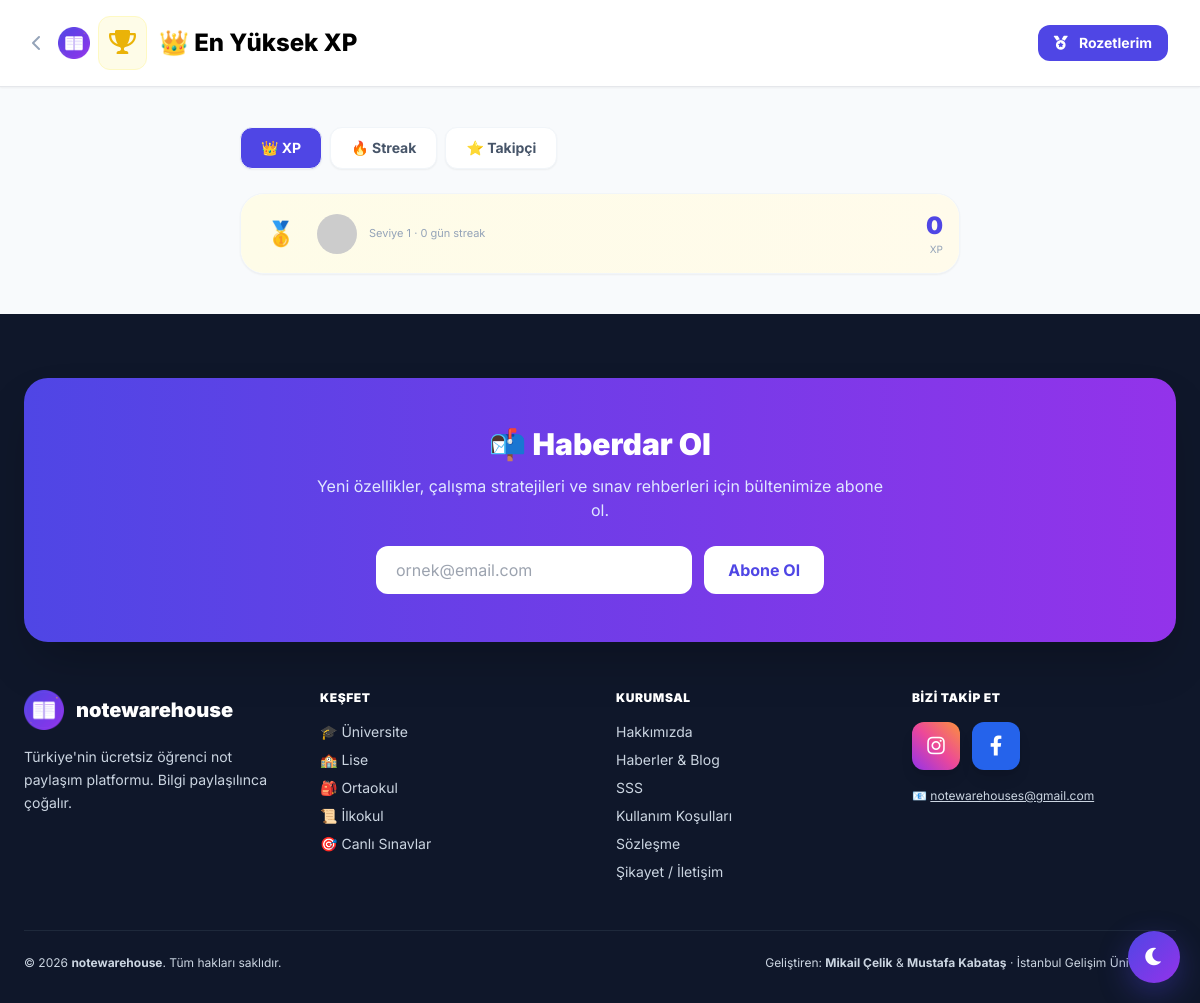
Page /liderlik.php on the committed database.
### tables this page shows
CREATE TABLE `users` (
  `id`            INT(11)      NOT NULL AUTO_INCREMENT,
  `ad`            VARCHAR(100) DEFAULT NULL,
  `email`         VARCHAR(255) NOT NULL,
  `password`      VARCHAR(255) NOT NULL,
  `reset_code`    VARCHAR(10)  DEFAULT NULL,
  `rol`           VARCHAR(20)  DEFAULT 'user',
  `durum`         INT(11)      DEFAULT 1,
  `xp`            INT(11)      DEFAULT 0,
  `seviye`        INT(11)      DEFAULT 1,
  `streak`        INT(11)      DEFAULT 0,
  `son_aktivite`  DATE         DEFAULT NULL,
  `bio`           VARCHAR(255) DEFAULT NULL,
  `tema`          VARCHAR(10)  DEFAULT 'light',
  `kayit_tarihi`  TIMESTAMP    NOT NULL DEFAULT current_timestamp(),
  PRIMARY KEY (`id`),
  UNIQUE KEY `email` (`email`)
);

### liderlik.php (the view, shortened to what this page needs)
<?php
require_once 'baglan.php';
$mod = $_GET['mod'] ?? 'xp';
if ($mod === 'streak') {
    $s = $db->query("SELECT ad, email, streak, xp, seviye FROM users WHERE durum = 1 ORDER BY streak DESC, xp DESC LIMIT 50");
    $baslik = "🔥 En Uzun Streak'ler";
} else {
    $s = $db->query("SELECT ad, email, xp, seviye, streak FROM users WHERE durum = 1 ORDER BY xp DESC LIMIT 50");
    $baslik = "👑 En Yüksek XP";
}
$siralama = $s->fetchAll(PDO::FETCH_ASSOC);
?>
<!DOCTYPE html>
<html lang="tr">
<head>
    <script src="https://cdn.tailwindcss.com"></script>
    <link rel="stylesheet" href="https://cdnjs.cloudflare.com/ajax/libs/font-awesome/6.0.0/css/all.min.css">
</head>
<body>
<nav class="bg-white border-b px-8 py-4 flex justify-between items-center sticky top-0 z-50 shadow-sm">
    <div class="flex items-center space-x-4">
        <a href="index.php" class="text-slate-400 hover:text-indigo-600"><i class="fas fa-chevron-left"></i></a>
        <h1 class="font-extrabold text-2xl flex items-center">
            <img src="/favicon-180.png" alt="notewarehouse" class="w-8 h-8 rounded-lg mr-2 inline-block"><span class="bg-yellow-50 text-yellow-500 p-2.5 rounded-xl mr-3 border border-yellow-100"><i class="fas fa-trophy"></i></span>
            <?= $baslik ?>
        </h1>
    </div>
    <a href="rozetlerim.php" class="bg-indigo-600 text-white px-4 py-2 rounded-xl text-sm font-bold hover:bg-indigo-700">
        <i class="fas fa-medal mr-2"></i> Rozetlerim
    </a>
</nav>
<main class="container mx-auto px-6 py-10 max-w-3xl">
    <div class="flex gap-2 mb-6">
        <a href="?mod=xp" class="<?= $mod === 'xp' ? 'bg-indigo-600 text-white' : 'bg-white text-slate-600' ?> px-5 py-2.5 rounded-xl font-bold text-sm shadow-sm border border-slate-100">👑 XP</a>
        <a href="?mod=streak" class="<?= $mod === 'streak' ? 'bg-indigo-600 text-white' : 'bg-white text-slate-600' ?> px-5 py-2.5 rounded-xl font-bold text-sm shadow-sm border border-slate-100">🔥 Streak</a>
        <a href="?mod=takipci" class="<?= $mod === 'takipci' ? 'bg-indigo-600 text-white' : 'bg-white text-slate-600' ?> px-5 py-2.5 rounded-xl font-bold text-sm shadow-sm border border-slate-100">⭐ Takipçi</a>
    </div>
    <div class="bg-white rounded-3xl shadow-sm border border-slate-100 overflow-hidden">
        <?php foreach ($siralama as $i => $u):
            $emoji = $i === 0 ? '🥇' : ($i === 1 ? '🥈' : ($i === 2 ? '🥉' : '#'.($i+1)));
            $bgRenk = $i === 0 ? 'from-yellow-50 to-amber-50 border-amber-200' :
                      ($i === 1 ? 'from-slate-50 to-gray-50 border-slate-200' :
                      ($i === 2 ? 'from-orange-50 to-red-50 border-orange-200' : ''));
            $kendiM = ($_SESSION['user_email'] ?? '') === $u['email'];
        ?>
            <div class="flex items-center p-4 border-b border-slate-100 last:border-0 <?= $i < 3 ? 'bg-gradient-to-r ' . $bgRenk : '' ?> <?= $kendiM ? 'ring-2 ring-indigo-300' : '' ?>">
                <span class="text-2xl font-black w-12 text-center"><?= $emoji ?></span>
                <img src="https://ui-avatars.com/api/?name=<?= urlencode($u['ad']) ?>&background=4f46e5&color=fff" class="w-10 h-10 rounded-full mx-3">
                <div class="flex-1 min-w-0">
                    <p class="text-[11px] text-slate-400">Seviye <?= $u['seviye'] ?> · <?= $u['streak'] ?> gün streak</p>
                </div>
                <div class="text-right">
                    <?php if ($mod === 'streak'): ?>
                        <p class="text-2xl font-black text-orange-500">🔥 <?= $u['streak'] ?></p>
                        <p class="text-[10px] text-slate-400">gün</p>
                    <?php elseif ($mod === 'takipci'): ?>
                        <p class="text-2xl font-black text-purple-500">⭐ <?= $u['takipci'] ?></p>
                        <p class="text-[10px] text-slate-400">takipçi</p>
                    <?php else: ?>
                        <p class="text-2xl font-black text-indigo-600"><?= number_format($u['xp']) ?></p>
                        <p class="text-[10px] text-slate-400">XP</p>
                    <?php endif; ?>
                </div>
            </div>
        <?php endforeach; ?>
    </div>
</main>
<?php if (file_exists(__DIR__ . '/footer_partial.php')) include __DIR__ . '/footer_partial.php'; ?>
</body>
</html>

### liderlik.php (style rules this page uses)
body { font-family:'Inter',sans-serif;background:#F8FAFC }

### rows in the picture
users: emoji "🥇", seviye "1", streak "0", xp "0"

### other values in the picture
$baslik "👑 En Yüksek XP"
